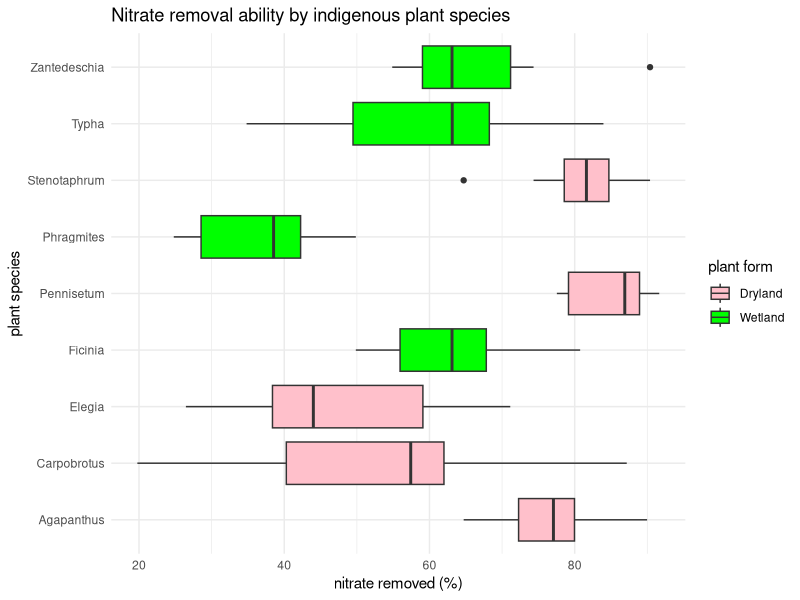
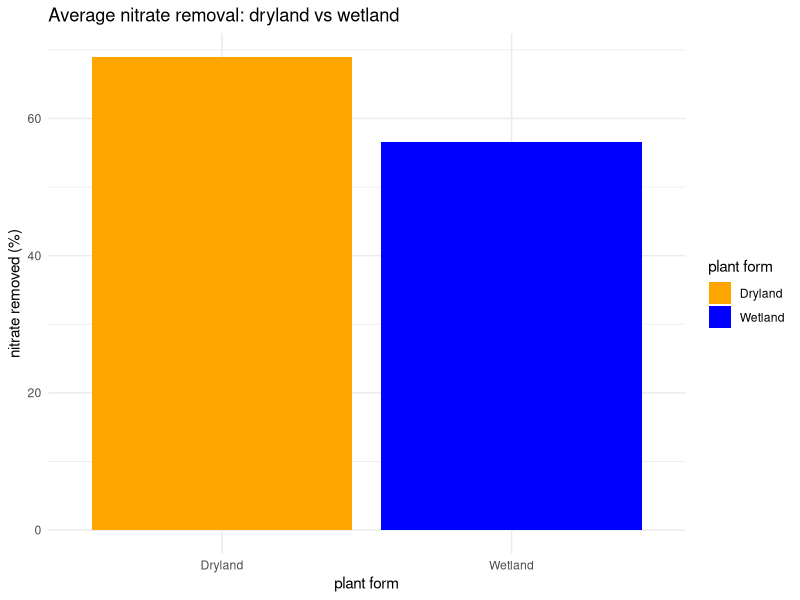

These charts were generated, in order, by the following R code:

library(tidyverse)
stormwaterdata<-read.csv("DATA/stormwater.csv")
stormwaterdata

#look at the data, assess if it untidy/tidy
glimpse(stormwaterdata)
head(stormwaterdata)
summary(stormwaterdata)
head(stormwaterdata)
tail(stormwaterdata)

#data is untidy. 

#stringsAsFactors=FALSE allows us to manipulate the text-> numbers later

raw_data <- read.csv("DATA/stormwater.csv", stringsAsFactors = FALSE)
raw_data

# Separate the single column into multiple columns
library(tidyverse)

stormwaterdata <- raw_data %>%
  separate(col = 1,  # Separate the first column
           into = c("id", "species", "plant.form", "outflow", "inflow", "no3"),
           sep = ",",
           convert = TRUE) %>%
  mutate(
    species = str_remove_all(species, "\""),  # Remove quotes from species
    plant.form = str_remove_all(plant.form, "\"")  # Remove quotes plant.form
  )
stormwaterdata

# Check it worked
glimpse(stormwaterdata)
head(stormwaterdata)

#downloading package that allows me to save my clean data
library(here)
write_csv(stormwaterdata,here("DATA","cleanstormwaterdata.csv"))

# 1. Summary statistics by species
stormwaterdata %>%
  group_by(species) %>%
  summarise(
    mean_no3 = mean(no3),
    sd_no3 = sd(no3),
    mean_outflow = mean(outflow),
    n = n()
  ) %>%
  arrange(desc(mean_no3))

# 2. Compare Dryland vs Wetland plants
stormwaterdata %>%
  filter(plant.form != "") %>%  # Remove Control rows
  group_by(plant.form) %>%
  summarise(
    mean_no3 = mean(no3),
    sd_no3 = sd(no3),
    mean_outflow = mean(outflow),
    n = n()
  )

# 3. Control vs treatment comparison 

# control data
control_data <- stormwaterdata %>%
  filter(species == "Control") %>%
  summarise(
    mean_no3 = mean(no3),
    sd_no3 = sd(no3),
    mean_outflow = mean(outflow)
  )

#plant data
planted_data <- stormwaterdata %>%
  filter(species != "Control") %>%
  summarise(
    mean_no3 = mean(no3),
    sd_no3 = sd(no3),
    mean_outflow = mean(outflow)
  )

# View them
control_data
planted_data

# 4. Visualize NO3 removal by species and plant form
stormwaterdata %>%
  filter(plant.form != "") %>%
  ggplot(aes(x = species, y = no3, fill = plant.form)) +
  geom_boxplot() +
  scale_fill_manual(values = c("Dryland" = "pink", "Wetland" = "green")) +
  theme_minimal() +
  coord_flip() +
  labs(title = "Nitrate removal ability by indigenous plant species",
       x = "plant species",
       y = "nitrate removed (%)",
       fill = "plant form")

#Nitrate Removal: Dryland vs Wetland
stormwaterdata %>%
  filter(plant.form != "") %>%
  group_by(plant.form) %>%
  summarise(mean_no3 = mean(no3)) %>%
  ggplot(aes(x = plant.form, y = mean_no3, fill = plant.form)) +
  geom_col() +
  scale_fill_manual(values = c("Dryland" = "orange", "Wetland" = "blue")) +
  theme_minimal() +
  labs(title = "Average nitrate removal: dryland vs wetland",
       x = "plant form",
       y = "nitrate removed (%)",
       fill = "plant form")

